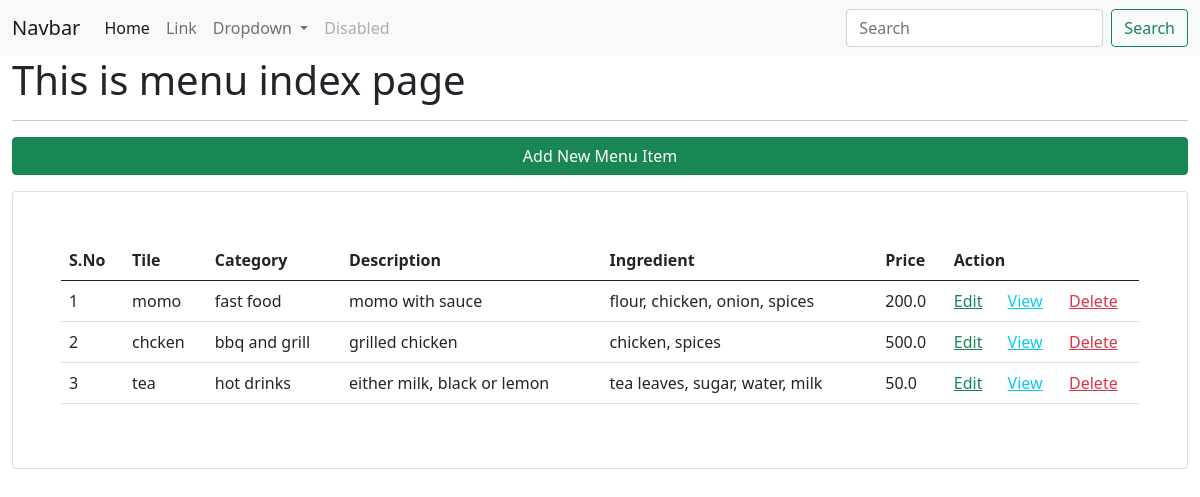
Before: /menu/ with the older database file.
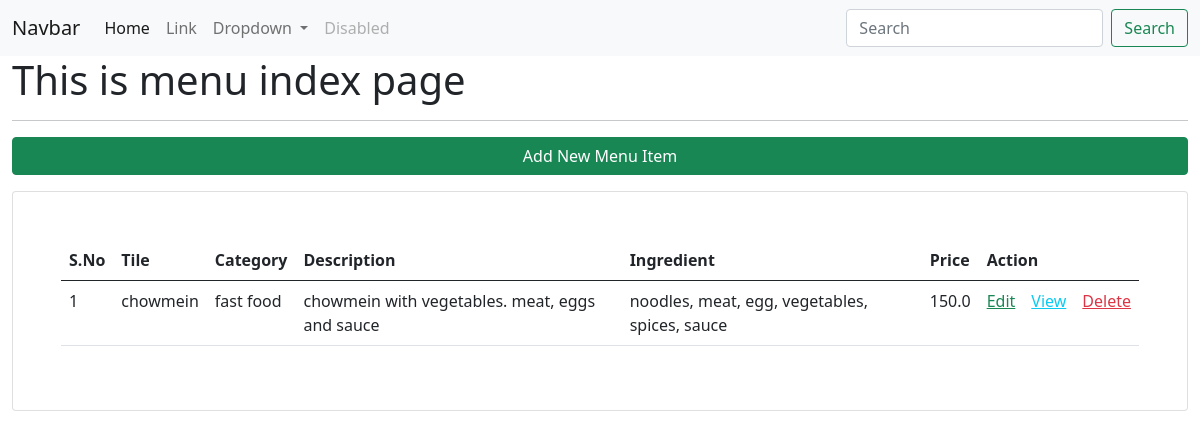
After: the same page with the newer database file.
### app_restro/models.py (models this page shows, shortened)
class MenuModel(models.Model):
    menu_title=models.CharField(max_length=100)
    category_id=models.ForeignKey(Category, on_delete=models.CASCADE)
    menu_desc=models.CharField(max_length=200)
    menu_img=models.FileField(upload_to="menu/images/", blank=True)
    menu_ingredient=models.CharField(max_length=200)
    menu_price=models.FloatField()
    class Meta:
        db_table="app_menus"

class Category(models.Model):
    category_name=models.CharField(max_length=200)
    class Meta:
        db_table="app_categories"

### app_restro/views.py (the view)
# urls.py: path('menu/',views.menu_index, name='menu-list'),
def menu_index(request):
    data=MenuModel.objects.all()
    context={"data":data}
    return render(request, 'menus/index.html',context)

### templates/menus/index.html (shortened to what this page needs)
{% extends "layouts/master.html" %}
{% block content %}
<div class="container-fluid">
    <h1>This is menu index page</h1><hr>
    <a href="{% url 'menu-add' %}" class="btn btn-success col-12 mb-3">Add New Menu Item</a>
    <div class="card p-5">
        <table class="table table-hover">
            <thead>
                <th>S.No</th>
                <th>Tile</th>
                <th>Category</th>
                <th>Description</th>
                <th>Ingredient</th>
                <th>Price</th>
                <th colspan="3">Action</th>
            </thead>
            <tbody>
                {% for val in data %}
                <tr>
                    <td>{{ forloop.counter }}</td>
                    <td>{{ val.menu_title }}</td>
                    <td>{{ val.category_id.category_name }}</td>
                    <td>{{ val.menu_desc }}</td>
                    <td>{{ val.menu_ingredient }}</td>
                    <td>{{ val.menu_price }}</td>
                    <td><a href="{% url 'menu-edit' val.id %}" class="link-success">Edit</a></td>
                    <td><a href="{% url 'menu-show' val.id %}" class="link-info">View</a></td>
                    <td><a href="{% url 'menu-delete' val.id %}" class="link-danger">Delete</a></td>
                </tr>
                {% endfor %}
            </tbody>
        </table>
    </div>
</div>
{% endblock %}

### templates/layouts/master.html (shortened to what this page needs)
<!doctype html>
<html lang="en">
  <head>
    <link href="https://cdn.jsdelivr.net/npm/bootstrap@5.0.2/dist/css/bootstrap.min.css" rel="stylesheet">
  </head>
  <body>
    <nav class="navbar navbar-expand-lg navbar-light bg-light">
      <div class="container-fluid">
        <a class="navbar-brand" href="#">Navbar</a>
        <div class="collapse navbar-collapse" id="navbarSupportedContent">
          <ul class="navbar-nav me-auto mb-2 mb-lg-0">
            <li class="nav-item">
              <a class="nav-link active" aria-current="page" href="#">Home</a>
            </li>
            <li class="nav-item">
              <a class="nav-link" href="#">Link</a>
            </li>
            <li class="nav-item dropdown">
              <a class="nav-link dropdown-toggle" href="#" id="navbarDropdown" role="button" data-bs-toggle="dropdown" aria-expanded="false">
                Dropdown
              </a>
            </li>
            <li class="nav-item">
              <a class="nav-link disabled" href="#" tabindex="-1" aria-disabled="true">Disabled</a>
            </li>
          </ul>
          <form class="d-flex">
            <input class="form-control me-2" type="search" placeholder="Search" aria-label="Search">
            <button class="btn btn-outline-success" type="submit">Search</button>
          </form>
        </div>
      </div>
    </nav>
    {% block content %}
    {% endblock %}
  </body>
</html>

Changed rows visible on the page:
removed MenuModel: menu_title "momo", category_id.category_name "fast food", menu_desc "momo with sauce", menu_ingredient "flour, chicken, onion, spices", menu_price "200.0"
removed MenuModel: menu_title "chcken", category_id.category_name "bbq and grill", menu_desc "grilled chicken", menu_ingredient "chicken, spices", menu_price "500.0"
removed MenuModel: menu_title "tea", category_id.category_name "hot drinks", menu_desc "either milk, black or lemon", menu_ingredient "tea leaves, sugar, water, milk", menu_price "50.0"
added MenuModel: menu_title "chowmein", category_id.category_name "fast food", menu_desc "chowmein with vegetables. meat, eggs and sauce", menu_ingredient "noodles, meat, egg, vegetables, spices, sauce", menu_price "150.0"
